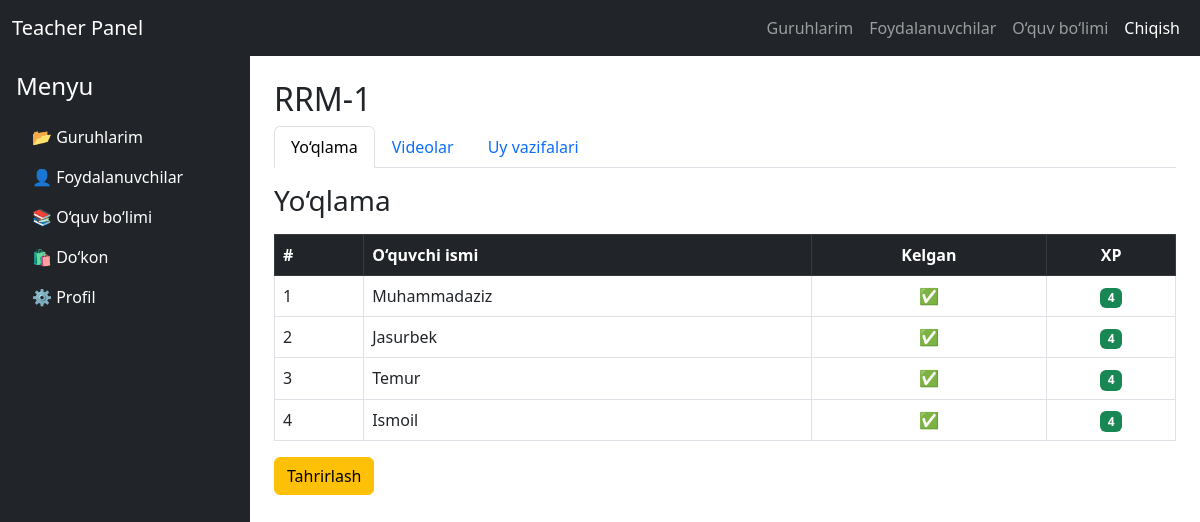
The app's page /teachers/lesson_detail/1/ (signed in) with its own data.
### education/models.py (models this page shows, shortened)
class BaseModel(models.Model):
    created_at = models.DateTimeField(auto_now_add=True)
    updated_at = models.DateTimeField(auto_now=True)
    class Meta:
        abstract = True

class Lesson(BaseModel):
    title = models.CharField(max_length=255)
    group = models.ForeignKey(Group, on_delete=models.CASCADE, related_name='lessons')
    date = models.DateField()

class Group(BaseModel):
    name = models.CharField(max_length=255)
    course = models.ForeignKey(Course, on_delete=models.CASCADE)
    teacher = models.ForeignKey(Teacher, on_delete=models.SET_NULL, null=True, related_name='group_teacher')

class Students_of_group(models.Model):
    student = models.ForeignKey(Student, on_delete=models.CASCADE, related_name="students_of_group")
    group = models.ForeignKey(Group, on_delete=models.CASCADE, related_name="groups_of_students")

class Attendance(BaseModel):
    student = models.ForeignKey(Student, on_delete=models.CASCADE, related_name='attendances_student')
    lesson = models.ForeignKey(Lesson, on_delete=models.CASCADE, related_name='attendances_lesson')
    is_present = models.BooleanField(default=False)
    grade = models.IntegerField(default=0)

### teachers/models.py (models this page shows, shortened)
class BaseModel(models.Model):
    created_at = models.DateTimeField(auto_now_add=True)
    updated_at = models.DateTimeField(auto_now=True)
    class Meta:
        abstract = True

class Student(BaseModel):
    full_name = models.CharField(max_length=100, null=True, blank=True)
    bio = models.TextField(max_length=500, blank=True)
    phone_number = PhoneNumberField(region="UZ")
    address = models.CharField(max_length=255, null=True, blank=True)

### teachers/views.py (the view)
# urls.py: path('lesson_detail/<int:pk>/', views.lesson_detail, name='lesson_detail'),
@login_required(login_url='education:login')
def lesson_detail(request, pk):
    lesson = get_object_or_404(Lesson, id=pk)
    group = get_object_or_404(Group, id=lesson.group.id)
    teacher = get_object_or_404(Teacher, id=group.teacher.id)
    students = group.groups_of_students.all()
    videos = Video.objects.filter(lesson=lesson)
    homework = Homework.objects.filter(lesson=lesson).first()
    for student in students:
        student.attendance, _ = Attendance.objects.get_or_create(
            student=student.student,
            lesson=lesson
        )
    if request.method == "POST":
        form = VideoUploadForm(request.POST, request.FILES)
        if form.is_valid():
            video = form.save(commit=False)
            video.lesson = lesson
            video.save()
            return redirect('teachers:lesson_detail', pk=pk)
    else:
        form = VideoUploadForm()
    context = {
        'lesson': lesson,
        'teacher': teacher,
        'group': group,
        'students': students,
        'videos': videos,
        'form': form,
        'homework': homework,
    }
    return render(request, 'teachers/lesson_detail.html', context)

### teachers/templates/teachers/lesson_detail.html (shortened to what this page needs)
{% extends 'teachers/base.html' %}
{% block content %}
    <h2>{{ lesson.group.name }}</h2>
    <ul class="nav nav-tabs">
        <li class="nav-item"><a class="nav-link active" data-bs-toggle="tab" href="#attendance">Yo‘qlama</a></li>
        <li class="nav-item"><a class="nav-link" data-bs-toggle="tab" href="#videos">Videolar</a></li>
        <li class="nav-item"><a class="nav-link" data-bs-toggle="tab" href="#homework">Uy vazifalari</a></li>
    </ul>
    <div class="tab-content mt-3">
        <div class="tab-pane fade show active" id="attendance">
            <h3 class="mb-3">Yo‘qlama</h3>
            <table id="attendanceTable" class="table table-bordered table-hover">
                <thead class="table-dark">
                <tr>
                    <th>#</th>
                    <th>O‘quvchi ismi</th>
                    <th class="text-center">Kelgan</th>
                    <th class="text-center">XP</th>
                </tr>
                </thead>
                <tbody>
                {% for student in students %}
                    <tr>
                        <td>{{ forloop.counter }}</td>
                        <td>{{ student.student.full_name }}</td>
                        <td class="text-center">
                            {% if student.attendance.is_present %}
                                ✅
                            {% else %}
                                ❌
                            {% endif %}
                        </td>
                        <td class="text-center">
                            <span class="badge bg-success">{{ student.attendance.grade }}</span>
                        </td>
                    </tr>
                {% endfor %}
                </tbody>
            </table>
            <button id="editButton" class="btn btn-warning">Tahrirlash</button>
        </div>
    </div>
{% endblock %}

### records on screen
Lesson: group.name "RRM-1"
Students_of_group: student.full_name "Muhammadaziz", attendance.grade "4"
Students_of_group: student.full_name "Jasurbek", attendance.grade "4"
Students_of_group: student.full_name "Temur", attendance.grade "4"
Students_of_group: student.full_name "Ismoil", attendance.grade "4"
